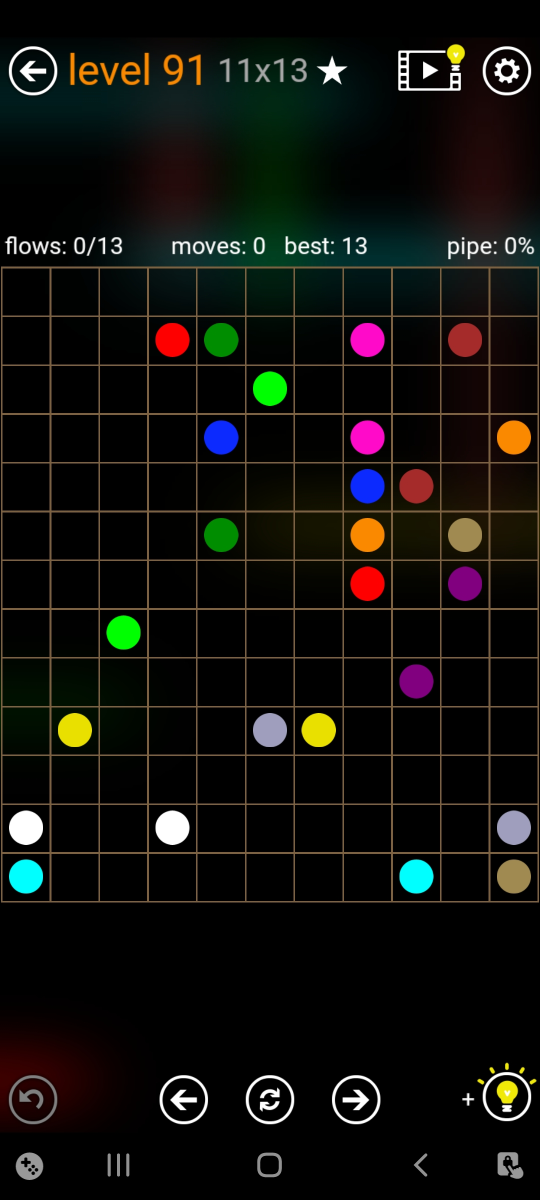
#> input picture screengrabs/s21_screen_11_13.jpg, 1080 x 2400 px (shown at 1/2 size)
$ python debugger11x13.py
#> lines starting #> are read from the running program, lines starting #| are printed output that depends on the picture; after the words box and inside, x2 and y2 are one past the last pixel; in counts of white or black regions, pixels touching at a corner belong together
#> further down, image is the input picture: shape (2400, 1080, 3); mean B, G, R 13, 16.9, 17.3
### shapeDetection.py
try:
    from win32api import GetSystemMetrics
except ImportError:
    GetSystemMetrics = None
import numpy as np
import math
import cv2

from gameboard import GameBoard

# the maximum width/height of a table in cell count
MAX_TABLE_DIMENSION = 15

# [33 lines left out: functions _screen_size, get_resized_for_display_img, not called in this run]

#TODO: make limits relative to screen size instead of hard-coded
def detectCircles(image, displayImage=False, minRadius=45, maxRadius=120, minDistance=40, param2=40):
    output = image.copy()
    gray = cv2.cvtColor(image, cv2.COLOR_BGR2GRAY)
    # detect circles in the image
    circles = cv2.HoughCircles(
        gray,
        cv2.HOUGH_GRADIENT,
        1,
        minDistance,
        param1=50,
        param2=param2,
        minRadius=minRadius,
        maxRadius=maxRadius,
    )
    # ensure at least some circles were found
    if circles is not None:
        # convert the (x, y) coordinates and radius of the circles to integers
        circles = np.round(circles[0, :]).astype("int")
        if(displayImage):
            # loop over the (x, y) coordinates and radius of the circles
            for idx, (x, y, r) in enumerate(circles):
                # draw the circle in the output image, then draw a rectangle
                # corresponding to the center of the circle
                cv2.circle(output, (x, y), r, (0, 255, 0), 4)
                cv2.rectangle(output, (x - 5, y - 5),(x + 5, y + 5), (0, 128, 255), -1)
                cv2.putText(output, str(idx), (x - 7, y - 7), cv2.FONT_HERSHEY_SIMPLEX, 1, (60,60,60), 2, cv2.LINE_AA )
                #print("x: %d\ty: %d\tr: %d" % (x, y, r))
        # show the output image
            cv2.imshow("output", get_resized_for_display_img(np.hstack([image, output])))
            cv2.waitKey(0)

        if(circles is None):
            circles = []
        return circles

def roundx(num: int)-> int:
    return int(round(num/20))*20

# [4 lines left out: function uniquelist, not called in this run]

def _projection_line_centers(mask, axis):
    projection = mask.sum(axis=axis).astype(float)
    if projection.size == 0 or projection.max() == 0:
        return []

    indices = np.flatnonzero(projection >= projection.max() * 0.6)
    groups = np.split(indices, np.where(np.diff(indices) > 1)[0] + 1)
    return [int(round(float(group.mean()))) for group in groups if len(group)]


def _line_extent(line_mask, centers, axis, size):
    """Return (start, end) of the grid along the direction the lines run.

    Each detected line in ``line_mask`` (vertical lines for ``axis=0``,
    horizontal lines for ``axis=1``) is measured from its first to its last
    pixel. Real grid lines all span the whole grid while pipe edges are
    shorter, so the median start and end give the grid's extent. Falls back
    to the full ``size``.
    """
    starts, ends = [], []
    for center in centers:
        band = line_mask[:, max(0, center - 2):center + 3] if axis == 0 else line_mask[max(0, center - 2):center + 3, :]
        covered = np.flatnonzero(band.any(axis=1 if axis == 0 else 0))
        if covered.size:
            starts.append(covered[0])
            ends.append(covered[-1])
    if not starts:
        return 0, size
    return int(np.median(starts)), int(np.median(ends))


def _fit_lattice(lines, pitch, anchor, tolerance, extent):
    """Match evenly spaced positions through ``anchor`` against detected lines.

    Returns (score, -deviation, positions): positions run across the grid
    extent, using the detected line where one is close enough and the
    predicted position otherwise; score is matched minus missing positions
    and deviation the total distance of matched lines from the lattice.
    """
    low, high = extent[0] - tolerance, extent[1] + tolerance
    first = anchor - math.floor((anchor - low) / pitch) * pitch
    positions, matched, deviation = [], 0, 0.0
    position = first
    while position <= high:
        index = int(np.searchsorted(lines, position))
        nearest = min(
            (lines[i] for i in (index - 1, index) if 0 <= i < len(lines)),
            key=lambda line: abs(line - position),
        )
        if abs(nearest - position) <= tolerance:
            positions.append(int(nearest))
            matched += 1
            deviation += abs(nearest - position)
        else:
            positions.append(int(round(position)))
        position += pitch
    return matched - (len(positions) - matched), -deviation, positions


def _candidate_pitches(lines, span):
    """Pitches implied by pairs of detected lines, within plausible cell sizes."""
    min_pitch = span / (MAX_TABLE_DIMENSION + 1)
    max_pitch = span / 4
    pitches = set()
    for i, first in enumerate(lines):
        for second in lines[i + 1:]:
            for steps in range(1, MAX_TABLE_DIMENSION + 1):
                pitch = (second - first) / steps
                if pitch < min_pitch:
                    break
                if pitch <= max_pitch:
                    pitches.add(round(pitch * 2) / 2)
    return pitches


def _best_lattice(lines, extent, pitch):
    """Best (score, -deviation, positions) for a fixed pitch over all anchors."""
    best = None
    for anchor in lines:
        fit = _fit_lattice(lines, pitch, anchor, pitch * 0.1, extent)
        if best is None or fit[:2] > best[:2]:
            best = fit
    return best


def _square_grid_lines(raw_columns, column_extent, raw_rows, row_extent):
    """Fit evenly spaced column and row lines that share one cell pitch.

    Drawn pipes and highlighted cells add bright edges that show up as extra
    "grid lines", and a pipe running along a grid line can hide it. Real grid
    lines form a lattice of square cells, so this finds the single pitch whose
    column and row lattices best match the detected lines (matched minus
    missing, then least deviation, then larger pitch). Lines off the lattice
    are dropped and hidden lines are filled in.
    """
    if len(raw_columns) < 3 or len(raw_rows) < 3:
        return raw_columns, raw_rows
    columns = np.asarray(sorted(raw_columns), dtype=float)
    rows = np.asarray(sorted(raw_rows), dtype=float)
    column_span = column_extent[1] - column_extent[0]
    row_span = row_extent[1] - row_extent[0]
    if column_span <= 0 or row_span <= 0:
        return raw_columns, raw_rows

    pitches = _candidate_pitches(columns, column_span) | _candidate_pitches(rows, row_span)
    best_key, best = None, (raw_columns, raw_rows)
    for pitch in pitches:
        column_fit = _best_lattice(columns, column_extent, pitch)
        row_fit = _best_lattice(rows, row_extent, pitch)
        key = (column_fit[0] + row_fit[0], column_fit[1] + row_fit[1], pitch)
        if best_key is None or key > best_key:
            best_key, best = key, (column_fit[2], row_fit[2])
    return best


def detectGrid(image, displayImage=False):
#> called with displayImage = False
    if image is None or image.size == 0:
        raise ValueError("detectGrid requires a non-empty image")

    gray = cv2.cvtColor(image, cv2.COLOR_BGR2GRAY)
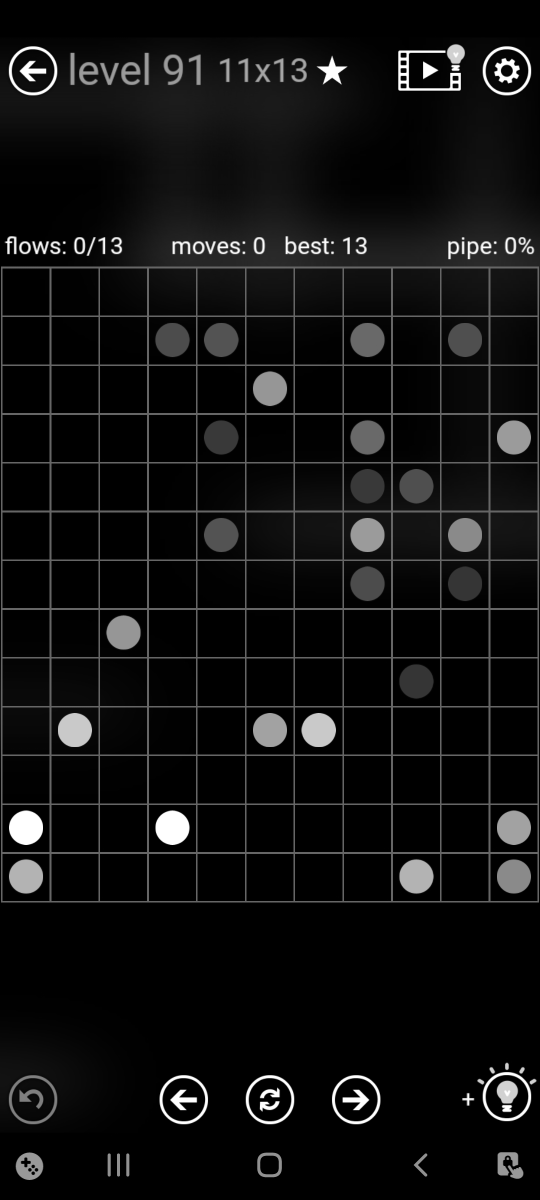
#> gray: shape (2400, 1080) (shown at 1/2 size); min 0, max 255, mean 16.6
    blur = cv2.GaussianBlur(gray, (5, 5), 0)
    threshold = cv2.adaptiveThreshold(blur, 255, 1, 1, 11, 2)
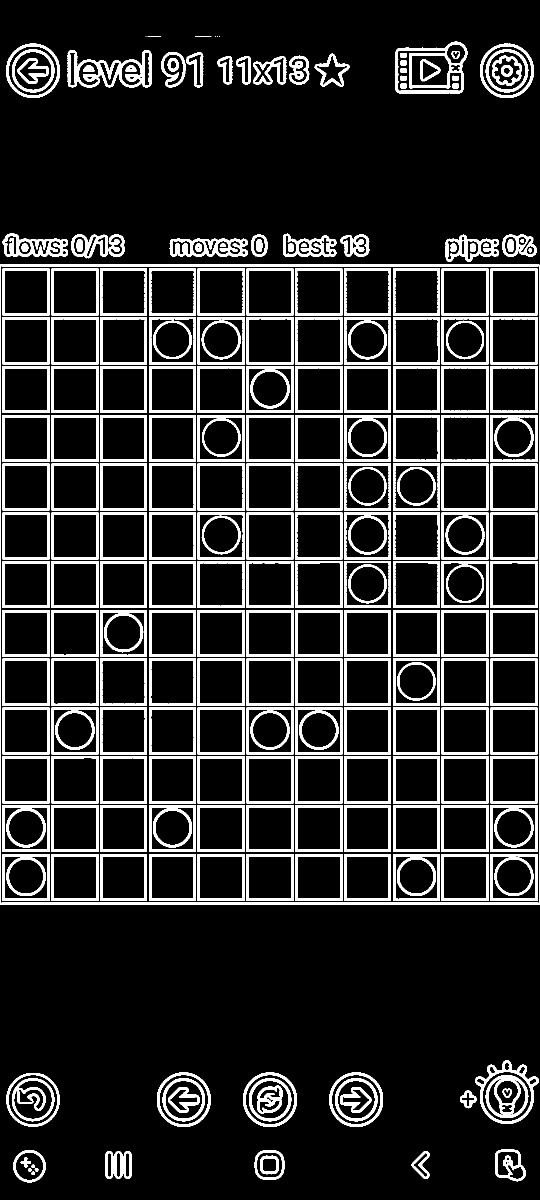
#> threshold: shape (2400, 1080) (shown at 1/2 size); 14.3% white; 248 white regions (4 under 20 px)
    contours, _ = cv2.findContours(threshold, cv2.RETR_TREE, cv2.CHAIN_APPROX_SIMPLE)
#> contours = 529 contours, 13 with area under 20; largest, box (x1, y1, x2, y2) and area: (0, 528, 1080, 1810) 1381442, (1, 531, 1079, 1807) 1371023, (791, 83, 935, 187) 12606, (950, 2121, 1078, 2248) 10568, (486, 2145, 594, 2254) 9188
    if not contours:
        return [], None, 0, 0

    # Pick the board by bounding-box area, not enclosed contour area: overlays
    # such as a scrollbar or a highlighted row can break the board outline so
    # the contour no longer encloses the grid, letting a small button win.
    # The board is rectangular, so its bounding box is the region to use.
    def bounding_area(contour):
        _, _, contour_width, contour_height = cv2.boundingRect(contour)
#> contour_width = 36; contour_height = 56
        return contour_width * contour_height

    board_contour = max(contours, key=bounding_area)
#> board_contour = contour of 250 points, box (x1, y1, x2, y2) (0, 528, 1080, 1810), area 1381442
    x, y, width, height = cv2.boundingRect(board_contour)
#> x = 0; y = 528; width = 1080; height = 1282
    if width == 0 or height == 0:
        return [], None, 0, 0

    board_gray = gray[y:y + height, x:x + width]
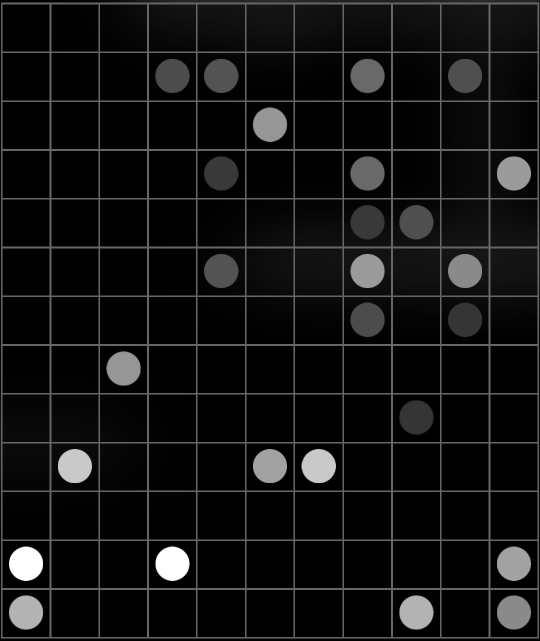
#> board_gray: shape (1282, 1080) (shown at 1/2 size); min 0, max 255, mean 19
    binary = cv2.threshold(board_gray, 35, 255, cv2.THRESH_BINARY)[1]
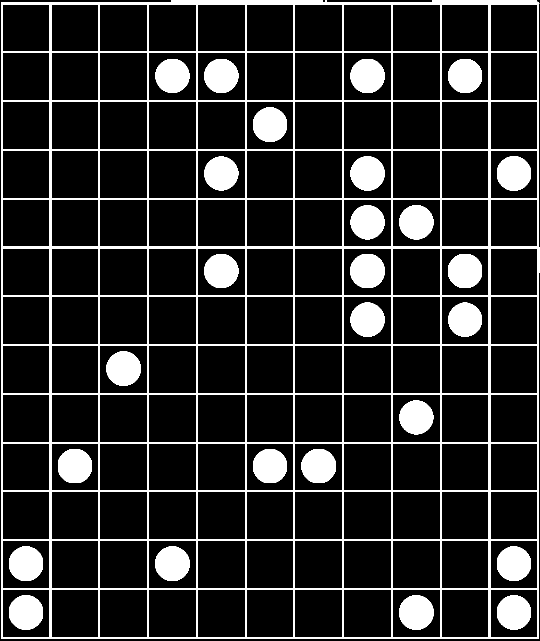
#> binary: shape (1282, 1080) (shown at 1/2 size); 14.4% white; 29 white regions (2 under 20 px), largest, box (x1, y1, x2, y2) and area: (2, 0, 1080, 1277) 102240, (18, 1093, 86, 1162) 3773, (311, 1093, 379, 1162) 3772

    vertical_length = max(20, height // 30)
#> vertical_length = 42
    horizontal_length = max(20, width // 30)
#> horizontal_length = 36
    vertical_lines = cv2.morphologyEx(
        binary,
        cv2.MORPH_OPEN,
        cv2.getStructuringElement(cv2.MORPH_RECT, (1, vertical_length)),
    )
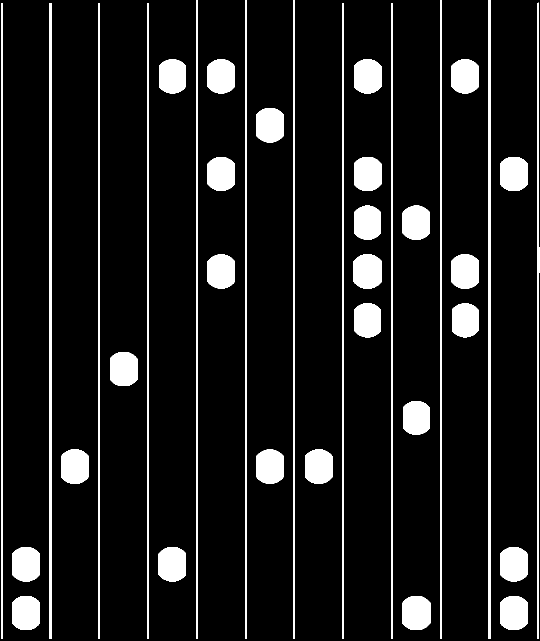
#> vertical_lines: shape (1282, 1080) (shown at 1/2 size); 9.9% white; 38 white regions, largest, box (x1, y1, x2, y2) and area: (977, 0, 981, 1278) 5112, (99, 6, 103, 1278) 5088, (294, 6, 298, 1278) 5088
    horizontal_lines = cv2.morphologyEx(
        binary,
        cv2.MORPH_OPEN,
        cv2.getStructuringElement(cv2.MORPH_RECT, (horizontal_length, 1)),
    )
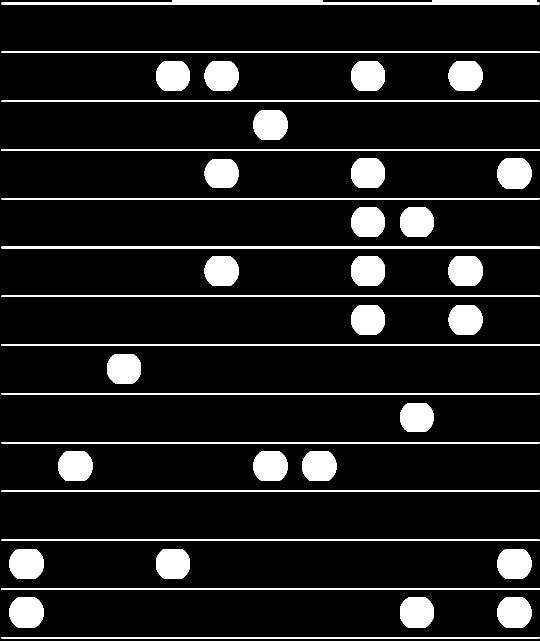
#> horizontal_lines: shape (1282, 1080) (shown at 1/2 size); 10.4% white; 40 white regions, largest, box (x1, y1, x2, y2) and area: (3, 0, 1079, 9) 6850, (3, 493, 1080, 497) 4307, (3, 298, 1079, 302) 4304
    # The grid's extent along one axis is where the other axis' lines run;
    # the bounding box can include menus or touch glow beyond the grid.
    raw_columns = _projection_line_centers(vertical_lines, axis=0)
#> in _projection_line_centers, `projection = mask.sum(axis=axis).astype(float)`: projection = 1080 values, max 325890 at index 392, min 0 at index 0, mean 32515.1
#> in _projection_line_centers, `indices = np.flatnonzero(projection >= projection.max() * 0.6)`: indices = 40 values from 2 to 1077
#> in _projection_line_centers, `groups = np.split(indices, np.where(np.diff(indices) > 1)[0] + 1)`: groups = [[2, 3, 4], [99, 100, 101, 102], [197, 198, 199], [294, 295, 296, 297], [392, 393, 394], [490, 491, 492], [587, 588, 589], [685, 686, 687], [782, 783, 784, 785], [880, 881, 882], [977, 978, 979, 980], [1075, 1076, 1077]]
#> raw_columns = [3, 100, 198, 296, 393, 491, 588, 686, 784, 881, 978, 1076]
    raw_rows = _projection_line_centers(horizontal_lines, axis=1)
#> raw_rows = [6, 104, 202, 300, 397, 494, 592, 690, 787, 885, 982, 1080, 1178, 1275]
    column_lines, row_lines = _square_grid_lines(
        raw_columns, _line_extent(horizontal_lines, raw_rows, axis=1, size=width),
        raw_rows, _line_extent(vertical_lines, raw_columns, axis=0, size=height),
    )
#> the loop in _line_extent, `for center in centers:` made 14 passes
#> center on passes 1 to 12: 6, 104, 202, 300, 397, 494, 592, 690, 787, 885, 982, 1080
#> after the loop in _line_extent, `for center in centers:`: ends = [1078, 1078, 1078, 1078, 1078, 1079, 1078, 1078, 1078, 1078, 1078, 1078, 1078, 1078]; starts = [3, 3, 3, 3, 3, 3, 3, 3, 3, 3, 3, 3, 3, 3]
#> the loop in _line_extent (call 2), `for center in centers:` made 12 passes
#> center on passes 1 to 12: 3, 100, 198, 296, 393, 491, 588, 686, 784, 881, 978, 1076
#> in _square_grid_lines, `columns = np.asarray(sorted(raw_columns), dtype=float)`: columns has the same summary as raw_columns in detectGrid
#> in _square_grid_lines, `rows = np.asarray(sorted(raw_rows), dtype=float)`: rows has the same summary as raw_rows in detectGrid
#> in _square_grid_lines, `column_span = column_extent[1] - column_extent[0]`: column_span = 1075
#> in _square_grid_lines, `row_span = row_extent[1] - row_extent[0]`: row_span = 1272
#> in _candidate_pitches, `min_pitch = span / (MAX_TABLE_DIMENSION + 1)`: min_pitch = 67.19
#> in _candidate_pitches, `max_pitch = span / 4`: max_pitch = 268.8
#> the loop in _candidate_pitches, `for i, first in enumerate(lines):` made 12 passes
#> after the loop in _candidate_pitches, `for i, first in enumerate(lines):`: pitches = 64 items
#> the loop in _candidate_pitches (call 2), `for i, first in enumerate(lines):` made 14 passes
#> in _square_grid_lines, `pitches = _candidate_pitches(columns, column_span) | _candidate_pitche..`: pitches = 90 items
#> in _square_grid_lines, `best_key, best = None, (raw_columns, raw_rows)`: best = ([3, 100, 198, 296, 393, 491, 588, 686, 784, 881, 978, 1076], [6, 104, 202, 300, 397, 494, 592, 690, 787, 885, 982, 1080, 1178, 1275])
#> the loop in _square_grid_lines, `for pitch in pitches:` made 90 passes
#> (pitch, column_fit, row_fit, best_key) on passes 1 to 3: (260.5, (0, -0.5, [100, 360, 621, 881]), (-1, -0.5, [6, 266, 527, 787, 1048]), (-1, -1, 260.5)), (260, (0, 0, [198, 458, 718, 978]), (-1, 0, [202, 462, 722, 982, 1242]), (-1, 0, 260)), (268, (3, -49, [3, 296, 539, 784, 1076]), (3, -49, [202, 494, 738, 982, 1275]), (6, -98, 268))
#> pitch on passes 5 to 10: 292.5, 293, 294, 292, 317, 67.5
    if len(column_lines) < 2 or len(row_lines) < 2:
        return [], None, 0, 0

    columns = len(column_lines) - 1
    rows = len(row_lines) - 1
    cell_width = float(np.median(np.diff(column_lines)))
    cell_height = float(np.median(np.diff(row_lines)))
    cell_pitch = min(cell_width, cell_height)
    if cell_pitch <= 0:
        return [], None, 0, 0

    squares = []
    for row in range(rows):
        center_y = y + int(round((row_lines[row] + row_lines[row + 1]) / 2))
        for column in range(columns):
            center_x = x + int(round((column_lines[column] + column_lines[column + 1]) / 2))
            squares.append(((center_x, center_y), (column + 1, row + 1)))

    min_radius = max(10, int(round(cell_pitch * 0.28)))
    max_radius = max(min_radius + 1, int(round(cell_pitch * 0.52)))
    circles = detectCircles(
        cv2.cvtColor(board_gray, cv2.COLOR_GRAY2BGR),
        minRadius=min_radius,
        maxRadius=max_radius,
        minDistance=max(20, int(round(cell_pitch * 0.5))),
    )
    if circles is not None:
        circles[:, 0] += x
        circles[:, 1] += y
    else:
        print("No circles found!! fatal error!")

    if displayImage:
        overlay = image.copy()
        for (center_x, center_y), _ in squares:
            cv2.drawMarker(overlay, (center_x, center_y), (0, 255, 0), cv2.MARKER_CROSS, 10, 2)
        if circles is not None:
            for center_x, center_y, radius in circles:
                cv2.circle(overlay, (int(center_x), int(center_y)), int(radius), (0, 255, 0), 2)
        cv2.imshow("Final Image", get_resized_for_display_img(overlay))
        cv2.waitKey(0)
        cv2.destroyAllWindows()

    return squares, circles, rows, columns

#function to take the input from a screengrab and put into the solvable Gameboard format
def parseBoard(image, rows, cols, circles, squares)-> GameBoard:
#> (the run stopped early here; a loop or call above may not have finished)
